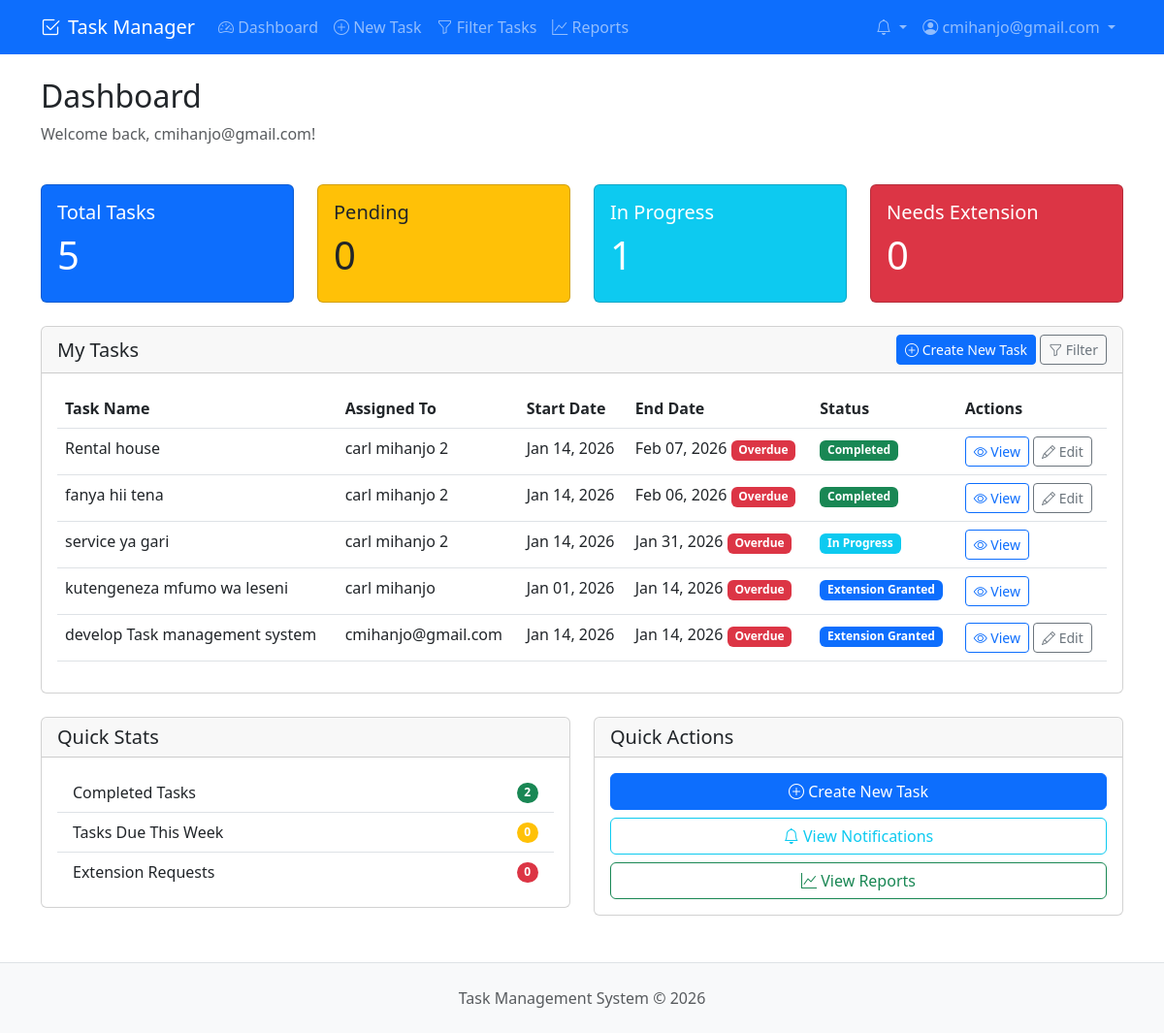
Page /tasks/ (signed in) on the committed database.
### tasks/models.py (models this page shows, shortened)
class Task(models.Model):
    STATUS_CHOICES = [
        ('pending', 'Pending'),
        ('in_progress', 'In Progress'),
        ('completed', 'Completed'),
        ('needs_extension', 'Needs Extension'),
        ('extension_granted', 'Extension Granted'),
        ('closed', 'Closed'),
    ]
    name = models.CharField(max_length=200)
    description = models.TextField()
    assigned_to = models.ForeignKey(User, on_delete=models.CASCADE, related_name='assigned_tasks')
    created_by = models.ForeignKey(User, on_delete=models.CASCADE, related_name='created_tasks')
    created_at = models.DateTimeField(auto_now_add=True)
    start_date = models.DateField()
    end_date = models.DateField()
    estimated_days = models.PositiveIntegerField(help_text="Estimated number of work days")
    extension_days = models.PositiveIntegerField(default=0)
    status = models.CharField(max_length=20, choices=STATUS_CHOICES, default='pending')
    completed_at = models.DateTimeField(null=True, blank=True)
    is_completed = models.BooleanField(default=False)
    class Meta:
        ordering = ['-created_at']
        permissions = [
            ("can_view_all_tasks", "Can view all tasks"),
        ]
    @property
    def is_overdue(self):
        return self.end_date < timezone.now().date() and not self.is_completed

### tasks/views.py (the view)
# urls.py: path('', RedirectView.as_view(pattern_name='tasks:dashboard'), name='home'),
@login_required
def dashboard(request):
    user = request.user
    is_manager = user.groups.filter(name='Manager').exists()
    if is_manager:
        tasks = Task.objects.all()
    else:
        tasks = Task.objects.filter(assigned_to=user)
    total_tasks = tasks.count()
    pending_tasks = tasks.filter(status='pending').count()
    in_progress_tasks = tasks.filter(status='in_progress').count()
    completed_tasks = tasks.filter(status='completed').count()
    needs_extension_tasks = tasks.filter(status='needs_extension').count()
    context = {
        'tasks': tasks,
        'total_tasks': total_tasks,
        'pending_tasks': pending_tasks,
        'in_progress_tasks': in_progress_tasks,
        'completed_tasks': completed_tasks,
        'needs_extension_tasks': needs_extension_tasks,
        'is_manager': is_manager,
    }
    return render(request, 'tasks/dashboard.html', context)

### tasks/templatetags/custom_filters.py (called while the page is built)
@register.filter
def status_color(status):
    color_map = {
        'pending': 'secondary',
        'in_progress': 'info',
        'completed': 'success',
        'needs_extension': 'warning',
        'extension_granted': 'primary',
        'closed': 'dark',
    }
    return color_map.get(status, 'secondary')

@register.filter
def filter_by_week(tasks, weeks=1):
    from datetime import datetime, timedelta
    today = datetime.now().date()
    future_date = today + timedelta(weeks=weeks * 7)
    return tasks.filter(end_date__range=[today, future_date])

### templates/tasks/dashboard.html (shortened to what this page needs)
{% extends 'base.html' %}
{% load custom_filters %}
{% block content %}
<div class="row mb-4">
    <div class="col-12">
        <h2>Dashboard</h2>
        <p class="text-muted">Welcome back, {{ user.get_full_name|default:user.username }}!</p>
    </div>
</div>
<div class="row">
    <div class="col-md-3 mb-4">
        <div class="card bg-primary text-white">
            <div class="card-body">
                <h5 class="card-title">Total Tasks</h5>
                <h2 class="display-6">{{ total_tasks }}</h2>
            </div>
        </div>
    </div>
    <div class="col-md-3 mb-4">
        <div class="card bg-warning text-dark">
            <div class="card-body">
                <h5 class="card-title">Pending</h5>
                <h2 class="display-6">{{ pending_tasks }}</h2>
            </div>
        </div>
    </div>
    <div class="col-md-3 mb-4">
        <div class="card bg-info text-white">
            <div class="card-body">
                <h5 class="card-title">In Progress</h5>
                <h2 class="display-6">{{ in_progress_tasks }}</h2>
            </div>
        </div>
    </div>
    <div class="col-md-3 mb-4">
        <div class="card bg-danger text-white">
            <div class="card-body">
                <h5 class="card-title">Needs Extension</h5>
                <h2 class="display-6">{{ needs_extension_tasks }}</h2>
            </div>
        </div>
    </div>
</div>
<div class="row">
    <div class="col-12">
        <div class="card">
            <div class="card-header d-flex justify-content-between align-items-center">
                <h5 class="mb-0">My Tasks</h5>
                <div>
                    <a href="{% url 'tasks:create_task' %}" class="btn btn-primary btn-sm">
                        <i class="bi bi-plus-circle"></i> Create New Task
                    </a>
                    <a href="{% url 'tasks:filter_tasks' %}" class="btn btn-outline-secondary btn-sm">
                        <i class="bi bi-funnel"></i> Filter
                    </a>
                </div>
            </div>
            <div class="card-body">
                <div class="table-responsive">
                    <table class="table table-hover">
                        <thead>
                            <tr>
                                <th>Task Name</th>
                                <th>Assigned To</th>
                                <th>Start Date</th>
                                <th>End Date</th>
                                <th>Status</th>
                                <th>Actions</th>
                            </tr>
                        </thead>
                        <tbody>
                            {% for task in tasks %}
                            <tr>
                                <td>{{ task.name }}</td>
                                <td>{{ task.assigned_to.get_full_name|default:task.assigned_to.username }}</td>
                                <td>{{ task.start_date|date:"M d, Y" }}</td>
                                <td>
                                    {{ task.end_date|date:"M d, Y" }}
                                    {% if task.is_overdue %}
                                    <span class="badge bg-danger">Overdue</span>
                                    {% endif %}
                                </td>
                                <td>
                                    <span class="badge bg-{{ task.status|status_color }}">
                                        {{ task.get_status_display }}
                                    </span>
                                </td>
                                <td>
                                    <a href="{% url 'tasks:task_detail' task.id %}" class="btn btn-sm btn-outline-primary">
                                        <i class="bi bi-eye"></i> View
                                    </a>
                                    {% if user == task.created_by or user.groups.filter.name == 'Manager' %}
                                    <a href="{% url 'tasks:edit_task' task.id %}" class="btn btn-sm btn-outline-secondary">
                                        <i class="bi bi-pencil"></i> Edit
                                    </a>
                                    {% endif %}
                                </td>
                            </tr>
                            {% empty %}
                            <tr>
                                <td colspan="6" class="text-center text-muted py-4">
                                    No tasks found. <a href="{% url 'tasks:create_task' %}">Create your first task!</a>
                                </td>
                            </tr>
                            {% endfor %}
                        </tbody>
                    </table>
                </div>
            </div>
        </div>
    </div>
</div>
<div class="row mt-4">
    <div class="col-md-6">
        <div class="card">
            <div class="card-header">
                <h5 class="mb-0">Quick Stats</h5>
            </div>
            <div class="card-body">
                <ul class="list-group list-group-flush">
                    <li class="list-group-item d-flex justify-content-between align-items-center">
                        Completed Tasks
                        <span class="badge bg-success rounded-pill">{{ completed_tasks }}</span>
                    </li>
                    <li class="list-group-item d-flex justify-content-between align-items-center">
                        Tasks Due This Week
                        <span class="badge bg-warning rounded-pill">
                            {% with tasks|filter_by_week:1 as weekly_tasks %}
                                {{ weekly_tasks.count }}
                            {% endwith %}
                        </span>
                    </li>
                    <li class="list-group-item d-flex justify-content-between align-items-center">
                        Extension Requests
                        <span class="badge bg-danger rounded-pill">{{ needs_extension_tasks }}</span>
                    </li>
                </ul>
            </div>
        </div>
    </div>
    <div class="col-md-6">
        <div class="card">
            <div class="card-header">
                <h5 class="mb-0">Quick Actions</h5>
            </div>
            <div class="card-body">
                <div class="d-grid gap-2">
                    <a href="{% url 'tasks:create_task' %}" class="btn btn-primary">
                        <i class="bi bi-plus-circle"></i> Create New Task
                    </a>
                    <a href="{% url 'tasks:notifications' %}" class="btn btn-outline-info">
                        <i class="bi bi-bell"></i> View Notifications
                    </a>
                    {% if user.groups.all.0.name == 'Manager' %}
                    <a href="{% url 'tasks:reports' %}" class="btn btn-outline-success">
                        <i class="bi bi-graph-up"></i> View Reports
                    </a>
                    {% endif %}
                </div>
            </div>
        </div>
    </div>
</div>
{% endblock %}

### templates/base.html (shortened to what this page needs)
<!DOCTYPE html>
<html lang="en" data-bs-theme="light">
<head>
    <link href="https://cdn.jsdelivr.net/npm/bootstrap@5.3.0/dist/css/bootstrap.min.css" rel="stylesheet">
    <link rel="stylesheet" href="https://cdn.jsdelivr.net/npm/bootstrap-icons@1.10.0/font/bootstrap-icons.css">
</head>
<body>
    <nav class="navbar navbar-expand-lg navbar-dark bg-primary">
        <div class="container">
            <a class="navbar-brand" href="{% url 'tasks:dashboard' %}">
                <i class="bi bi-check2-square me-2"></i>Task Manager
            </a>
            <div class="collapse navbar-collapse" id="navbarNav">
                <ul class="navbar-nav me-auto">
                    {% if user.is_authenticated %}
                        <li class="nav-item">
                            <a class="nav-link" href="{% url 'tasks:dashboard' %}">
                                <i class="bi bi-speedometer2"></i> Dashboard
                            </a>
                        </li>
                        <li class="nav-item">
                            <a class="nav-link" href="{% url 'tasks:create_task' %}">
                                <i class="bi bi-plus-circle"></i> New Task
                            </a>
                        </li>
                        <li class="nav-item">
                            <a class="nav-link" href="{% url 'tasks:filter_tasks' %}">
                                <i class="bi bi-funnel"></i> Filter Tasks
                            </a>
                        </li>
                        {% if user.groups.all.0.name == 'Manager' %}
                        <li class="nav-item">
                            <a class="nav-link" href="{% url 'tasks:reports' %}">
                                <i class="bi bi-graph-up"></i> Reports
                            </a>
                        </li>
                        {% endif %}
                    {% endif %}
                </ul>
                <ul class="navbar-nav">
                    {% if user.is_authenticated %}
                        <li class="nav-item dropdown">
                            <a class="nav-link dropdown-toggle" href="#" id="notificationsDropdown" role="button"
                            data-bs-toggle="dropdown" aria-expanded="false">
                                <i class="bi bi-bell"></i>
                            </a>
                        </li>
                        <li class="nav-item dropdown">
                            <a class="nav-link dropdown-toggle" href="#" id="userDropdown" role="button"
                               data-bs-toggle="dropdown" aria-expanded="false">
                                <i class="bi bi-person-circle"></i> {{ user.username }}
                            </a>
                        </li>
                    {% endif %}
                </ul>
            </div>
        </div>
    </nav>
    <main class="container my-4">
        {% block content %}{% endblock %}
    </main>
    <footer class="bg-light border-top py-4 mt-5">
        <div class="container text-center">
            <p class="text-muted mb-0">Task Management System &copy; {% now "Y" %}</p>
        </div>
    </footer>
</body>
</html>

### rows in the picture
Task: name "Rental house", assigned_to.get_full_name "carl mihanjo 2", start_date "Jan 14, 2026", end_date "Feb 07, 2026", is_completed "Overdue", status "Completed", shows "Edit"
Task: name "fanya hii tena", assigned_to.get_full_name "carl mihanjo 2", start_date "Jan 14, 2026", end_date "Feb 06, 2026", is_completed "Overdue", status "Completed", shows "Edit"
Task: name "service ya gari", assigned_to.get_full_name "carl mihanjo 2", start_date "Jan 14, 2026", end_date "Jan 31, 2026", is_completed "Overdue", status "In Progress"
Task: name "kutengeneza mfumo wa leseni", assigned_to.get_full_name "carl mihanjo", start_date "Jan 01, 2026", end_date "Jan 14, 2026", is_completed "Overdue", status "Extension Granted"
Task: name "develop Task management system", assigned_to.get_full_name "cmihanjo@gmail.com", start_date "Jan 14, 2026", end_date "Jan 14, 2026", is_completed "Overdue", status "Extension Granted", shows "Edit"

### other values in the picture
{{ user.username }} "cmihanjo@gmail.com"
{{ user.get_full_name|default:user.username }} "cmihanjo@gmail.com"
{{ total_tasks }} "5"
{{ pending_tasks }} "0"
{{ in_progress_tasks }} "1"
{{ needs_extension_tasks }} "0"
{{ completed_tasks }} "2"
{{ weekly_tasks.count }} "0"
